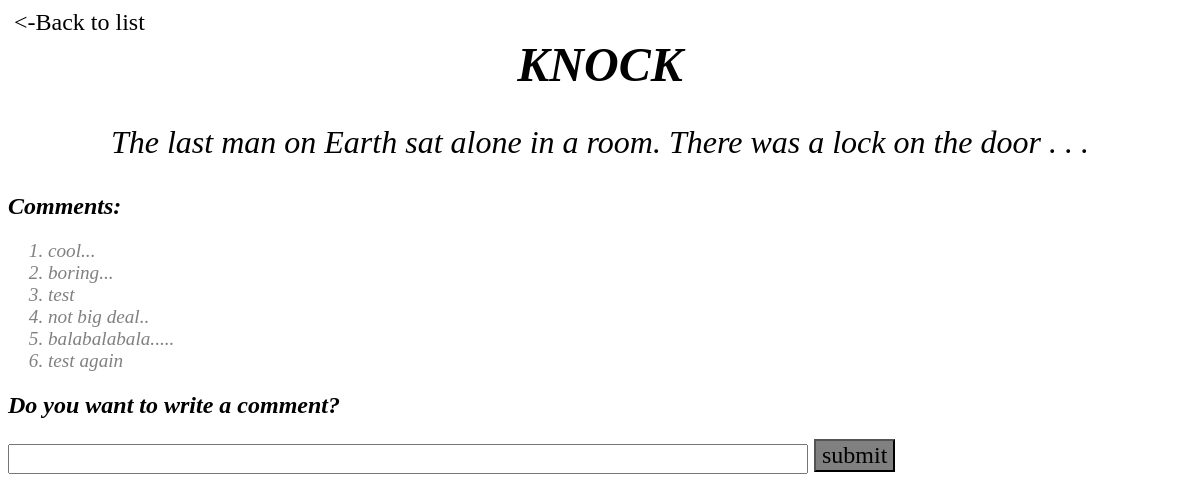
Page /storys/1/ on the earlier database version.
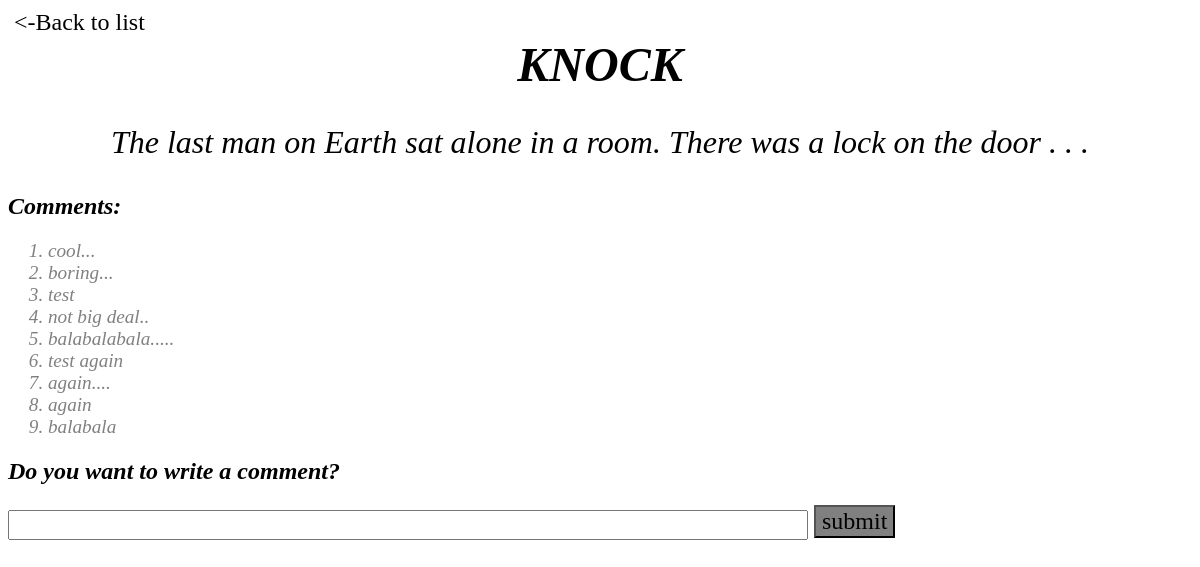
Same page on the later database version.
### storys/models.py (models this page shows, shortened)
class Comment(models.Model):
	story=models.ForeignKey(Story)
	Comment_text=models.CharField(max_length=2000)

### storys/templates/storys/detail.html (shortened to what this page needs)
{% load staticfiles %}
<link style="text/css" rel="stylesheet" href="{% static 'storys/stylesheet.css'%}"/>
<head>
</head>
{% if story %}
<body>
	<form action="{% url 'back' story.id %}" methond="post">
		<input id="back" type="submit" value="<-Back to list"/>
	</form>
	<h1 style="font-size:3em">
		<em>{% block title %}{{story.title|upper}}{% endblock %}<em>
	</h1>
	<p style="font-size:2em; text-align:center">{{story.content}}</p>
	<h2>Comments:</h2>
		{% if story.comment_set.all%}
			<ol>
				{% for c in story.comment_set.all %}
					<li style="font-size:1.2em; color:gray">{{c.Comment_text}}</li>
				{% endfor %}
			</ol>
		{% else %}
			<p style="color: blue; font-size:20px"><em> ~~T^T~~ No Comment Yet.</em></p>
		{% endif %}
	<h2>Do you want to write a comment?</h2>
		<form class="form" action="{% url 'comm' story.id %}" method="post">
			<input class="textfield" type="text" name="comment"/>
			<input class="button" type="submit" value="submit"/>
			{% endif %}
		</form>
</body>

Differences in the rows shown:
added Comment: Comment_text "again...."
added Comment: Comment_text "again"
added Comment: Comment_text "balabala"
